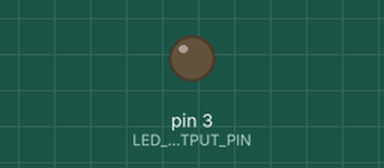
The sketch below on a simulated Arduino Uno, built with avr-gcc and run on an emulated ATmega328P. Shown: output pins drawn as LEDs (lit = HIGH).

Above: at 0.05 s.
At 1.2 s:
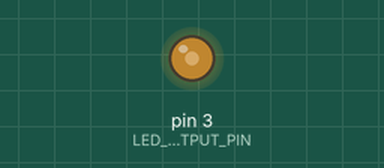
At 2.35 s:
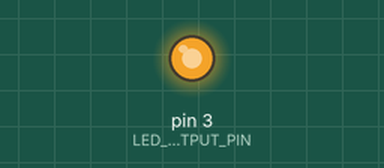
At 4.65 s:
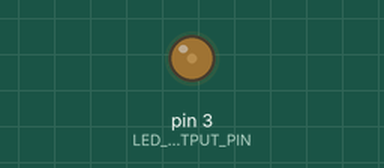
Timing chart, 0 to 6.6 s (numbered marks = the images above):
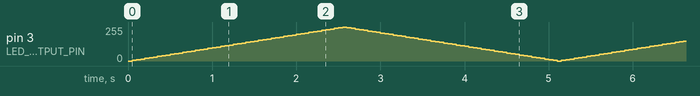

The sketch:

fadeLED.ino
```cpp
const int LED_OUTPUT_PIN = 3;
const int MAX_ANALOG_OUT = 255;
const int DELAY_MS = 50;

// globals
int fadeAmount = 5;
int currentBrightness = 0;

void setup() {
  pinMode(LED_OUTPUT_PIN, OUTPUT);
  Serial.begin(9600);
}

void loop() {
  updateLight();
}

void updateLight() {
  analogWrite(LED_OUTPUT_PIN, currentBrightness);

  currentBrightness += fadeAmount;
  bool isOutOfBounds = currentBrightness <= 0 || currentBrightness >= MAX_ANALOG_OUT;
  if (isOutOfBounds) fadeAmount = -fadeAmount;

  delay(DELAY_MS);
}
```
